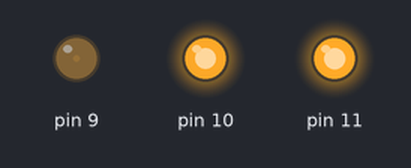
Recording of a sketch running on a simulated Arduino Uno, built with avr-gcc and run on an emulated ATmega328P. Parts: output pins drawn as LEDs (lit = HIGH).

Above: at 0.15 s.
At 6.55 s:
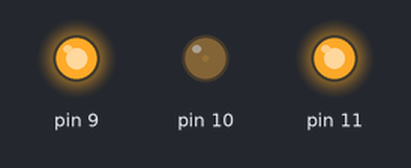
At 12.96 s:
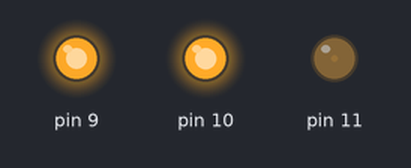
At 17.49 s:
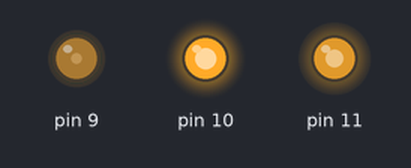
At 28.5 s:
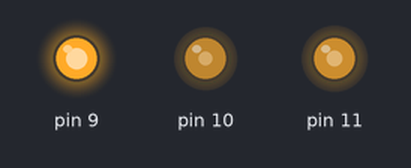
At 39.81 s:
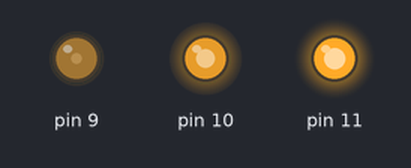
Timing chart, 0 to 40.0 s (numbered marks = the images above):
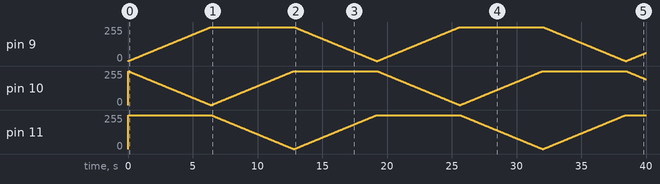

The sketch:

sketch_march12a.ino
```cpp
// Visual Micro is in vMicro>General>Tutorial Mode
//
/*
    Name:       sketch_march12a.ino
    Created:	12-Mar-19 5:04:51 PM
    Author:     KOMP\Komp-PC
*/
const byte r = 9;
const byte g = 10;
const byte b = 11;

void setup()
{


}
void set_rgb(byte x, byte y, byte z) {
	for (int i = 0; i < 256; i++) {
		analogWrite(x, i);
		analogWrite(y, 255 - i);
		analogWrite(z, 255);
		delay(25);
	}
}

// Add the main program code into the continuous loop() function
void loop()
{
	set_rgb(r, g, b);
	set_rgb(g, b, r);
	set_rgb(b, r, g);

}
```
